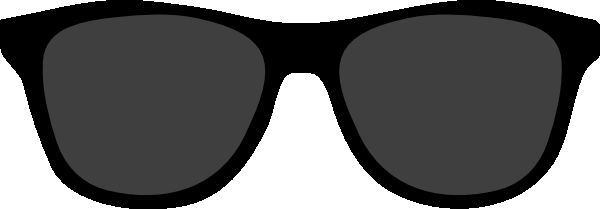
#> input picture sun.png, 600 x 209 px
$ jupyter execute --allow-errors 'workshop 1.ipynb'
#> lines starting #> are read from the running program, lines starting #| are printed output that depends on the picture; after the words box and inside, x2 and y2 are one past the last pixel; in counts of white or black regions, pixels touching at a corner belong together
# Adding-Sunglasses-to-Your-Passport-Photo-Using-OpenCV
# Name: Lokesh M
# reg:212224230142

[cell 1]
# Import libraries
import cv2
import numpy as np
import matplotlib.pyplot as plt

[cell 2]
# Load the Face Image
faceImage = cv2.imread('web lok.jpg')
#> (the rest of this cell did not finish here and is left out)

#> (a cell that did not finish here is left out)

#> (a cell that did not finish here is left out)

[cell 5]
# Load the Sunglass image with Alpha channel
# (http://pluspng.com/sunglass-png-1104.html)
glassPNG = cv2.imread('sun.png',-1)
#> glassPNG is the input picture: shape (209, 600, 4); mean B, G, R, A 98.5, 98.5, 98.5, 187.3
plt.imshow(glassPNG[:,:,::-1]);plt.title("glassPNG")
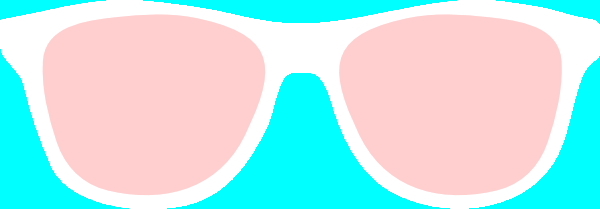
#> shown: shape (209, 600, 4); mean R, G, B, A 187.3, 98.5, 98.5, 98.5; transparent parts drawn white

[cell 6]
# Resize the image to fit over the eye region
glassPNG = cv2.resize(glassPNG,(190,50))
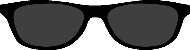
#> glassPNG: shape (50, 190, 4); mean B, G, R, A 98.3, 98.3, 98.3, 187.5
print("image Dimension ={}".format(glassPNG.shape))
#| image Dimension =(50, 190, 4)

[cell 7]
# Separate the Color and alpha channels
glassBGR = glassPNG[:,:,0:3]
glassMask1 = glassPNG[:,:,3]
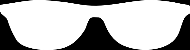
#> glassMask1: shape (50, 190); min 0, max 255, mean 187.5

[cell 8]
# Display the images for clarity
plt.figure(figsize=[15,15])
plt.subplot(121);plt.imshow(glassBGR[:,:,::-1]);plt.title('Sunglass Color channels');
plt.subplot(122);plt.imshow(glassMask1,cmap='gray');plt.title('Sunglass Alpha channel');
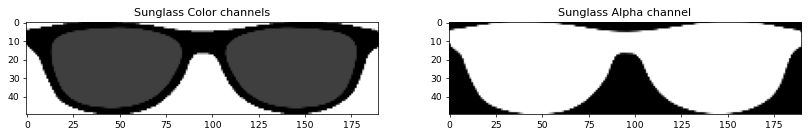
#> figure drawn by matplotlib, 2 panels

#> (a cell that did not finish here is left out)

[cell 10]
# Make the dimensions of the mask same as the input image.
# Since Face Image is a 3-channel image, we create a 3 channel image for the mask
glassMask = cv2.merge((glassMask1,glassMask1,glassMask1))

# Make the values [0,1] since we are using arithmetic operations
glassMask = np.uint8(glassMask/255)
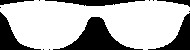
#> glassMask: shape (50, 190, 3); values 0 (black) and 1 (white), 71.9% white; 13 black regions (7 under 20 px), largest, box (x1, y1, x2, y2) and area: (53, 17, 143, 50) 1111, (0, 12, 41, 50) 524, (148, 13, 190, 50) 501, (45, 0, 145, 6) 343, (157, 0, 190, 7) 95, (0, 0, 34, 5) 89

# Make a copy
#> (the rest of this cell did not finish here and is left out)
